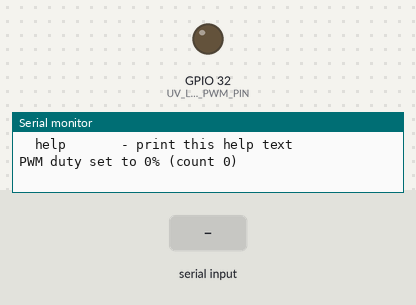
A sketch run on a simulated ESP32. On the bench: output pins drawn as LEDs (lit = HIGH), the last lines printed to the serial monitor. The test bench sets the inputs (shaded band).

Above: at 1.7 s.
1.8 s: "duty 90\n" received over Serial
At 2.4 s:
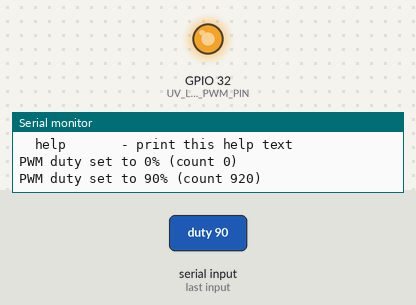
3.3 s: "sweep\n" received over Serial
At 6.5 s:
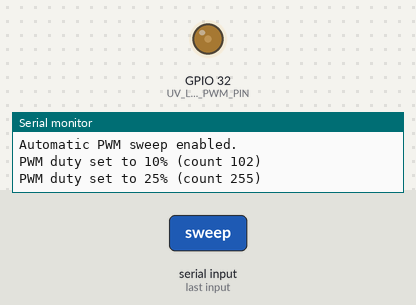
8.8 s: "on\n" received over Serial
At 9.9 s:
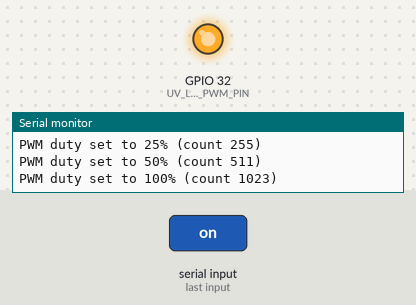
10.3 s: "sweep\n" received over Serial
At 10.6 s:
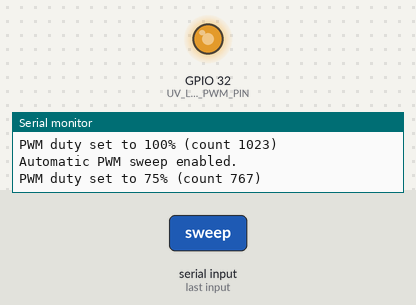
Timing chart, 0 to 13.8 s (numbered marks = the images above; inputs shaded):
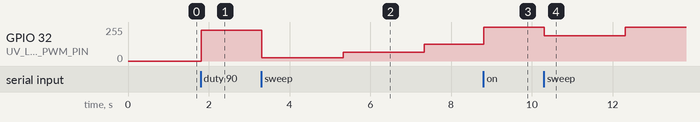

The sketch:

fadex_uv_led_pwm_test.ino
```cpp
#include <Arduino.h>

// FadeX homebase UV LED PWM bring-up test
//
//
// The current PCB routes UVLEDPWM to ESP32 GPIO39, but GPIO39 is input-only and
// cannot generate the PWM signal needed by the AL8860 CTRL pin.
//
// Rework assumed by this sketch:
// We should add a jumper wire from ESP32 GPIO32 to the UVLEDPWM net or directly to the
//   AL8860 CTRL pin.
// leave the original GPIO39 connection alone; it will not drive the net.
//
// What this verifies:
// 1. The ESP32 can generate PWM on the jumper wire.
// 2. The PWM duty cycle changes cleanly over time.
// 3. The UV LED driver responds to the control signal.
//
//
// - Probe GPIO32 to confirm the ESP32 is generating a clean PWM waveform.
// - Probe the CTRL net as well if you want to see what the driver pin sees.
//

constexpr int UV_LED_PWM_PIN = 32;
constexpr uint8_t PWM_CHANNEL = 0;
constexpr uint8_t PWM_RESOLUTION_BITS = 10;
constexpr uint32_t PWM_FREQUENCY_HZ = 200;
constexpr unsigned long STEP_HOLD_MS = 2000;

// These steps make it easy to verify on the scope that the duty cycle really
// changes over time.
constexpr uint8_t DUTY_STEP_COUNT = 6;
const uint8_t DUTY_STEPS_PERCENT[DUTY_STEP_COUNT] = {0, 10, 25, 50, 75, 100};

unsigned long lastStepMs = 0;
uint8_t dutyIndex = 0;
bool sweepEnabled = true;

uint32_t percentToDutyCount(uint8_t percent) {
  const uint32_t maxDuty = (1u << PWM_RESOLUTION_BITS) - 1u;
  return (static_cast<uint32_t>(percent) * maxDuty) / 100u;
}

void applyDutyPercent(uint8_t percent) {
  const uint32_t dutyCount = percentToDutyCount(percent);
  ledcWrite(PWM_CHANNEL, dutyCount);

  Serial.print("PWM duty set to ");
  Serial.print(percent);
  Serial.print("% (count ");
  Serial.print(dutyCount);
  Serial.println(")");
}

void printHelp() {
  Serial.println("Commands:");
  Serial.println("  sweep      - resume automatic duty-cycle sweep");
  Serial.println("  off        - force 0% duty");
  Serial.println("  on         - force 100% duty");
  Serial.println("  duty <n>   - set duty cycle to n percent (0 to 100)");
  Serial.println("  help       - print this help text");
}

void handleSerial() {
  if (!Serial.available()) {
    return;
  }

  String command = Serial.readStringUntil('\n');
  command.trim();

  if (command.equalsIgnoreCase("sweep")) {
    sweepEnabled = true;
    Serial.println("Automatic PWM sweep enabled.");
    return;
  }

  if (command.equalsIgnoreCase("off")) {
    sweepEnabled = false;
    applyDutyPercent(0);
    return;
  }

  if (command.equalsIgnoreCase("on")) {
    sweepEnabled = false;
    applyDutyPercent(100);
    return;
  }

  if (command.startsWith("duty ")) {
    const int percent = command.substring(5).toInt();
    if (percent < 0 || percent > 100) {
      Serial.println("Duty must be between 0 and 100.");
      return;
    }

    sweepEnabled = false;
    applyDutyPercent(static_cast<uint8_t>(percent));
    return;
  }

  if (command.equalsIgnoreCase("help")) {
    printHelp();
    return;
  }

  Serial.println("Unknown command.");
  printHelp();
}

void setup() {
  Serial.begin(115200);
  delay(500);

  ledcSetup(PWM_CHANNEL, PWM_FREQUENCY_HZ, PWM_RESOLUTION_BITS);
  ledcAttachPin(UV_LED_PWM_PIN, PWM_CHANNEL);

  Serial.println();
  Serial.println("FadeX UV LED PWM test");
  Serial.println("Rework assumption:");
  Serial.println("  GPIO32 is jumpered to UVLEDPWM / AL8860 CTRL.");
  Serial.println("PWM configuration:");
  Serial.print("  GPIO: ");
  Serial.println(UV_LED_PWM_PIN);
  Serial.print("  Frequency (Hz): ");
  Serial.println(PWM_FREQUENCY_HZ);
  Serial.print("  Resolution (bits): ");
  Serial.println(PWM_RESOLUTION_BITS);
  Serial.println("Behavior:");
  Serial.println("  The sketch sweeps through several duty cycles every 2 seconds.");
  Serial.println("  Use the oscilloscope to verify a clean PWM waveform on GPIO32.");
  Serial.println("  If the CTRL node looks rounded, the input capacitor is filtering it.");
  Serial.println();
  printHelp();

  applyDutyPercent(DUTY_STEPS_PERCENT[dutyIndex]);
  lastStepMs = millis();
}

void loop() {
  handleSerial();

  if (!sweepEnabled) {
    delay(20);
    return;
  }

  const unsigned long now = millis();
  if (now - lastStepMs < STEP_HOLD_MS) {
    delay(20);
    return;
  }

  dutyIndex = (dutyIndex + 1) % DUTY_STEP_COUNT;
  applyDutyPercent(DUTY_STEPS_PERCENT[dutyIndex]);
  lastStepMs = now;
}
```

Measured:
- after the input at 1.8 s, GPIO 32 (UV_LED_PWM_PIN): 0/255 → 229/255 at once
- after the input at 3.3 s, GPIO 32 (UV_LED_PWM_PIN): 229/255 → 25/255 at once, → 64/255 2.0 s later, → 127/255 2.0 s later
- after the input at 8.8 s, GPIO 32 (UV_LED_PWM_PIN): 127/255 → 255/255 at once
- after the input at 10.3 s, GPIO 32 (UV_LED_PWM_PIN): 255/255 → 191/255 at once, → 255/255 2.0 s later
